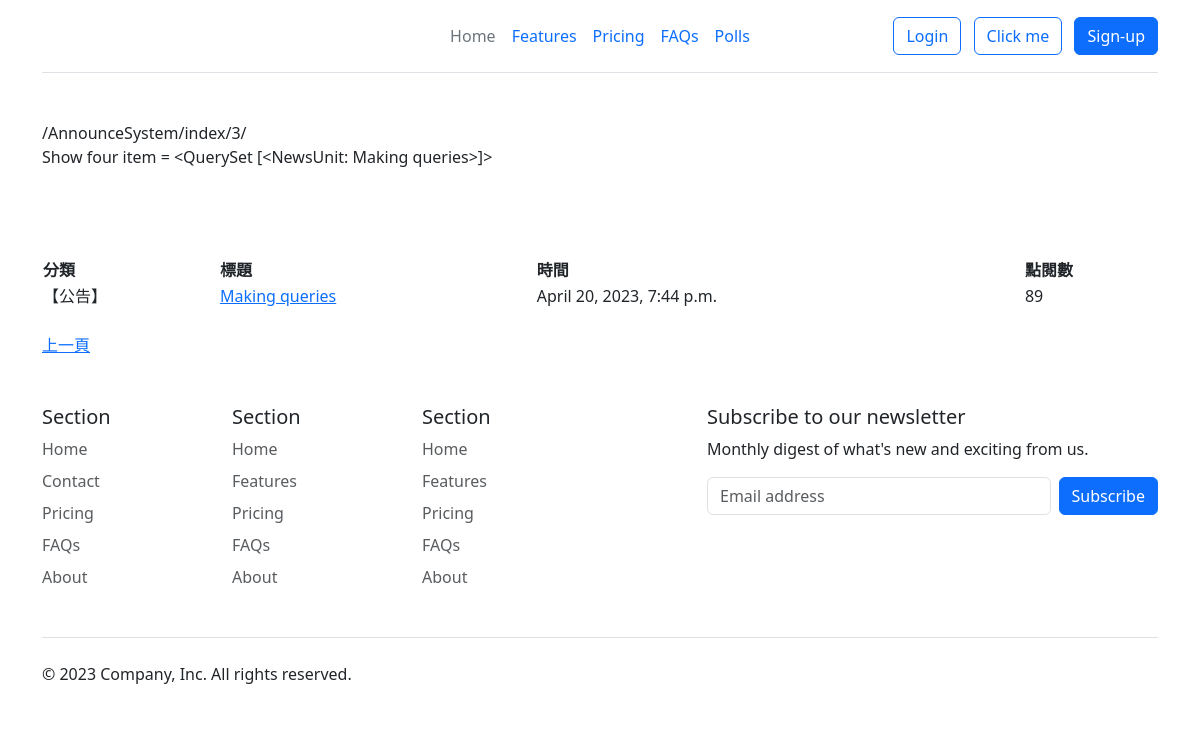
The page /AnnounceSystem/index/3/ on the database its author committed.
### AnnounceSystem/models.py (models this page shows)
class NewsUnit(models.Model):
    catego = models.CharField(max_length=10, null=False)
    nickname = models.CharField(max_length=20, null=False)
    title = models.CharField(max_length=50, null=False)
    message = models.TextField(null=False)
    pubtime = models.DateTimeField(auto_now=True)
    enabled = models.BooleanField(default=False)
    press = models.IntegerField(default=0)
    def __str__(self):
        return self.title

### AnnounceSystem/views.py (the view)
# urls.py: path('', views.index, name='index'),
def index(request, pageindex=None):
    global page1  #重複開啟本網頁時需保留 page1 的值
    pagesize = 4  #每頁顯示的資料筆數
    newsall = NewsUnit.objects.all().order_by('-id')  #讀取新聞資料表,依時間遞減排序
    datasize = len(newsall)  #新聞筆數
    totpage = math.ceil(datasize / pagesize)  #總頁數
    if pageindex==None:  #無參數
        page1 = 1
        newsunits = NewsUnit.objects.filter(enabled=False).order_by('-id')[:pagesize]
    elif pageindex=='1':  #上一頁
        start = (page1-2)*pagesize  #該頁第1筆資料
        if start >= 0:  #有前頁資料就顯示
            newsunits = NewsUnit.objects.filter(enabled=False).order_by('-id')[start:(start+pagesize)]
            page1 -= 1
    elif pageindex=='2':  #下一頁
        start = page1*pagesize  #該頁第1筆資料
        if start < datasize:  #有下頁資料就顯示
            newsunits = NewsUnit.objects.filter(enabled=False).order_by('-id')[start:(start+pagesize)]
            page1 += 1
    elif pageindex=='3':  #由詳細頁面返回首頁
        start = (page1-1)*pagesize  #取得原有頁面第1筆資料
        newsunits = NewsUnit.objects.filter(enabled=False).order_by('-id')[start:(start+pagesize)]
    currentpage = page1  #將目頁前頁面以區域變數傳回html
    return render(request, "AnnounceSystem/index.html", locals())

### AnnounceSystem/templates/AnnounceSystem/index.html (shortened to what this page needs)
{% extends 'AnnounceSystem/base.html' %}
{% load static %}
{% block content %}
<h1>{{message}}</h1><br>
{{request.get_full_path}}<br>
<p>Show four item = {{newsunits}} </p><br><br><br>
<div class="contentbox">
    <table width="100%">
    <tr>
        <th align="left">分類</th>
        <th align="left">標題</th>
        <th align="left">時間</th>
        <th align="left">點閱數</th>
    </tr>
    {% for unit in newsunits %}
        <tr class="alt">
            <td><div class="typeblock">【{{ unit.catego }}】</div></td>
            <td><a href="{% url 'AnnounceSystem:detail' unit.id %}">{{ unit.title }}</a></td>
            <td>{{ unit.pubtime }}</td>
            <td>{{ unit.press }}</td>
        </tr>
    {% empty %}
        {% comment %} 當迴圈為空值時 {% endcomment %}
        <div class="status warning">
            <p><span>注意 !</span> 目前新聞資料庫中沒有任何資料！</p>
        </div>
    {% endfor %}
    </table>
    <br>
    <div class="topfunction">
        {% if currentpage > 1 %}
            <a href="{% url 'AnnounceSystem:index' pageindex="1" %}" title="上一頁">上一頁</a>
        {% endif %}
    </div>
</div>
{% endblock content %}

### rows shown on the page
NewsUnit: title "<QuerySet [<NewsUnit: Making queries>]>", catego "公告", title "Making queries", pubtime "April 20, 2023, 7:44 p.m.", press "89"

### other values the page prints
{{ request.get_full_path }} "/AnnounceSystem/index/3/"
